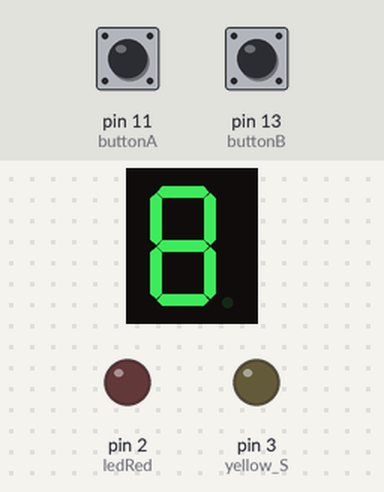
Bench run of a sketch on a simulated Arduino Uno, built with avr-gcc and run on an emulated ATmega328P. Parts: 1-digit seven-segment display, output pins drawn as LEDs (lit = HIGH). Wiring (inferred from the names in the program): 1-digit 7-segment display, segments lit when LOW: segments pin 8, pin 7, pin 4, pin 5, pin 6, pin 9, pin 10. The test bench sets the inputs (shaded band); at power-on: pin 11 (buttonA) HIGH, pin 13 (buttonB) HIGH. Random numbers use the default seed unless the sketch sets one; the segment pins are drawn as the display they are named for; pins used as bus, display or sensor lines are not drawn; what the sketch prints to the serial monitor is not drawn.

Above: at 1.2 s.
1.3 s: pin 11 (buttonA) pulled LOW for 0.15 s
At 1.7 s:
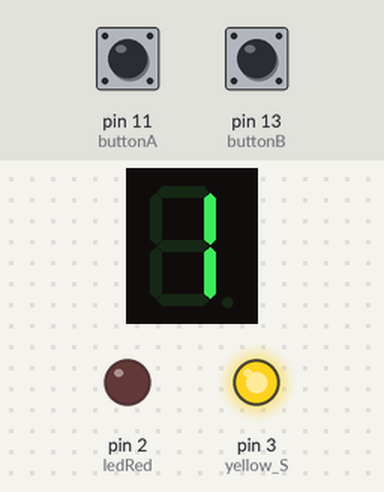
2.9 s: pin 13 (buttonB) pulled LOW for 0.15 s
At 4.2 s:
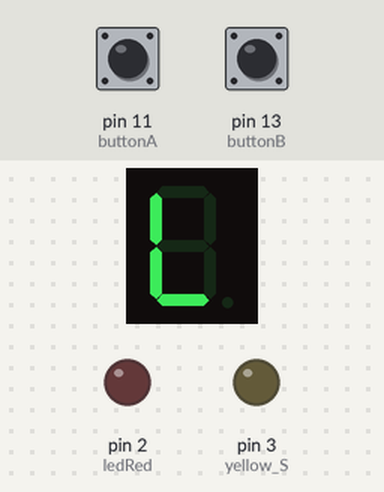
4.5 s: pin 11 (buttonA) pulled LOW for 1 s
At 6.6 s:
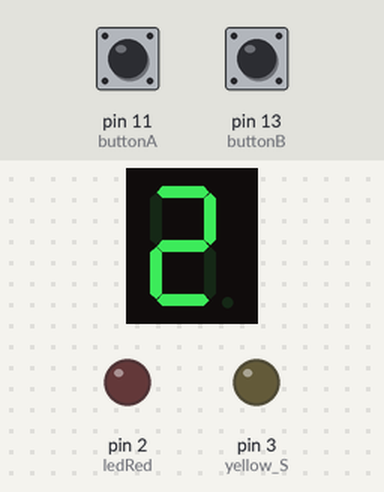
7.0 s: pin 11 (buttonA) pulled LOW for 0.15 s
At 8.3 s:
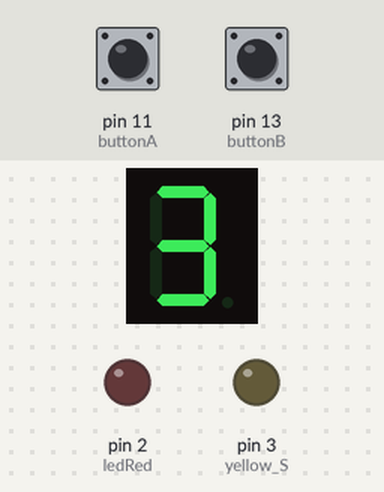
8.6 s: pin 11 (buttonA) pulled LOW for 3.2 s
At 12.7 s:
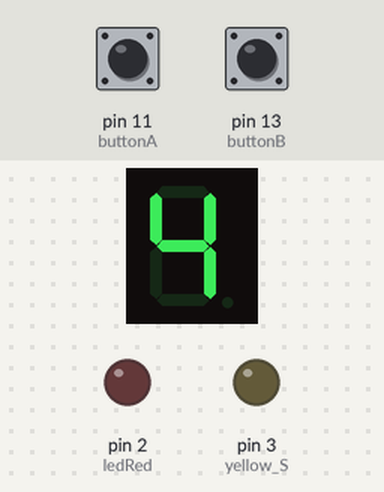
13.3 s: pin 11 (buttonA) pulled LOW for 0.15 s
At 14.5 s:
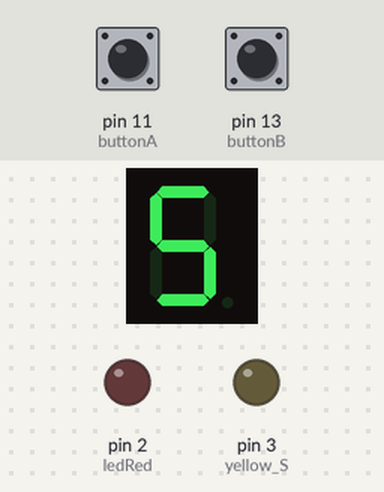
Timing chart, 0 to 15.9 s (numbered marks = the images above; inputs shaded):
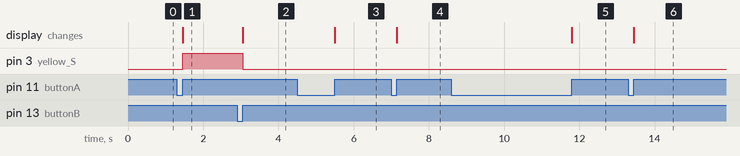

The sketch:

Assignment3.ino
```cpp
int number = 0;
byte bitpattern[9]= {0xF9, 0x24, 0x30, 0x19, 0x12, 0x02, 0x78, 0x00, 0x10};
const byte numpin = 8;
const int segmentpin[8] = {8, 7, 4, 5, 6, 9, 10, 3};

const int buttonA = 11;
const int buttonB = 13;

const int ledRed = 2;

byte bitpatternAlphabet[2] = {0x42, 0x47};

int randomnumber;

int lastbtA = LOW;
int currentbtA;
int lastbtB = LOW;
int currentbtB;
int segment;

unsigned long long btAtime = 0;
unsigned long long btBtime = 0;

void setup() {
  // put your setup code here, to run once:
  Serial.begin(19200);
  for(int i = 0; i< numpin;i++)
  {
    pinMode(segmentpin[i], OUTPUT);
  }
  pinMode(buttonA, INPUT_PULLUP);
  pinMode(buttonB, INPUT_PULLUP);
  pinMode(ledRed, OUTPUT);
  digitalWrite(ledRed, LOW);
  randomSeed(analogRead(A0));
  randomnumber = random(1,10);
}

void loop() {
  // put your main code here, to run repeatedly:
  btA();
  btB();
  Serial.println(randomnumber);
}

void btA()
{
  currentbtA = digitalRead(buttonA);
  if(currentbtA == HIGH && lastbtA == LOW && millis() - btAtime > 100)
  {
    btAtime = millis();
    boolean isbitset;
    number++;
    if(number >= 10)
    {
      number = 1;
    }
    for(segment = 0; segment < 8; segment++)
    {
      isbitset = bitRead(bitpattern[number-1], segment);
      digitalWrite(segmentpin[segment], isbitset);
    }
  }
  lastbtA = currentbtA;
}

void btB()
{
  currentbtB = digitalRead(buttonB);
  if(currentbtB == HIGH && lastbtB == LOW && millis() - btBtime > 100)
  {
    btBtime = millis();
    if(number > randomnumber)
    {
      boolean isbitset;
      for(segment = 0; segment < 8; segment++)
      {
        isbitset = bitRead(bitpatternAlphabet[0], segment);
        digitalWrite(segmentpin[segment], isbitset);
      }
    }
    if(number < randomnumber)
    {
      boolean isbitset;
      for(segment = 0; segment < 8; segment++)
      {
        isbitset = bitRead(bitpatternAlphabet[1], segment);
        digitalWrite(segmentpin[segment], isbitset);
      }
    }
    if(number == randomnumber)
    {
      for(int i=0;i<10;i++)
      {
        boolean isbitset;
        for(segment = 0;segment < 8;segment++)
        {
          isbitset = bitRead(bitpattern[i], segment);
          digitalWrite(segmentpin[segment], isbitset);
        }
        delay(50);
      }
      randomnumber = random(1,10);
      boolean isbitset;
      for(segment = 0;segment < 8;segment++)
      {
        isbitset = bitRead(bitpattern[number-1], segment);
        digitalWrite(segmentpin[segment], isbitset);
      }
    }
  }
  lastbtB = currentbtB;
}
```

FSM.cpp
```cpp
const int car_N = 7;
const int car_E = 6;
const int human = 5;


const int red_W = 13;
const int yellow_W = 12;
const int green_W = 11;


const int red_human = 10;
const int green_human = 9;


const int red_S = 4;
const int yellow_S = 3;
const int green_S = 2;

#define goW 0
#define waitW 1
#define goS 2
#define waitS 3
#define goH 4
#define waitHu1 5
#define waitHd1 6
#define waitHu2 7
#define waitHd2 8
#define waitHu3 9
#define waitHd3 10

struct State{
  unsigned long ST_Out;
  unsigned long Time;
  unsigned long Next[8]; //000 001 010 011 ---- 111
};

typedef const struct State SType;

SType FSM[11]={
  {B00110010,3000,{goW,waitW,waitW,waitW,goW,waitW,waitW,waitW}},
  {B01010010,500,{goS,goH,goS,goS,goS,goH,goS,goS}},
  {B10000110,3000,{goS,waitS,goS,waitS,waitS,waitS,waitS,waitS}},
  {B10001010,500,{goH,goH,goH,goH,goW,goH,goW,goH}},
  {B10010001,3000,{goH,goH,waitHu1,waitHu1,waitHu1,waitHu1,waitHu1,waitHu1}},
  {B10010011,100,{waitHd1,waitHd1,waitHd1,waitHd1,waitHd1,waitHd1,waitHd1,waitHd1}},
  {B10010001,100,{waitHu2,waitHu2,waitHu2,waitHu2,waitHu2,waitHu2,waitHu2,waitHu2}},
  {B10010011,100,{waitHd2,waitHd2,waitHd2,waitHd2,waitHd2,waitHd2,waitHd2,waitHd2}},
  {B10010001,100,{waitHu3,waitHu3,waitHu3,waitHu3,waitHu3,waitHu3,waitHu3,waitHu3}},
  {B10010011,100,{waitHd3,waitHd3,waitHd3,waitHd3,waitHd3,waitHd3,waitHd3,waitHd3}},
  {B10010001,100,{goW,goW,goS,goS,goW,goW,goW,goW}}
};

unsigned long S=0;

void setup() {
  // put your setup code here, to run once:
  Serial.begin(9600);
  pinMode(red_W,OUTPUT);
  pinMode(yellow_W,OUTPUT);
  pinMode(green_W,OUTPUT);
  pinMode(car_E,INPUT_PULLUP);

  pinMode(red_S,OUTPUT);
  pinMode(yellow_S,OUTPUT);
  pinMode(green_S,OUTPUT);
  pinMode(car_N,INPUT_PULLUP);

  pinMode(red_human,OUTPUT);
  pinMode(green_human,OUTPUT);
  pinMode(human,INPUT_PULLUP);
}
int input,input1,input2,input3;

void loop() {
  // put your main code here, to run repeatedly:
  digitalWrite(red_W,FSM[S].ST_Out & B10000000);
  digitalWrite(yellow_W,FSM[S].ST_Out & B01000000);
  digitalWrite(green_W,FSM[S].ST_Out & B00100000);

  digitalWrite(red_S,FSM[S].ST_Out & B00010000);
  digitalWrite(yellow_S,FSM[S].ST_Out & B00001000);
  digitalWrite(green_S,FSM[S].ST_Out & B00000100);

  digitalWrite(red_human,FSM[S].ST_Out & B00000010);
  digitalWrite(green_human,FSM[S].ST_Out & B00000001);

  delay(FSM[S].Time);

  input1 = digitalRead(car_E); //1
  input2 = digitalRead(car_N); //0
  input3 = digitalRead(human);//1

  input = (input1)*2+(input2)*4+(input3);
  S = FSM[S].Next[input];
  Serial.println(input);
}
```

Measured:
- after the input at 1.3 s, pin 3 (yellow_S): LOW → HIGH after 0.15 s; the display: changes after 0.15 s (image 1)
- after the input at 2.9 s, pin 3 (yellow_S): HIGH → LOW after 0.15 s; the display: changes after 0.15 s (image 2)
- after the input at 4.5 s, the display: changes after 1.0 s (image 3)
- after the input at 7.0 s, the display: changes after 0.15 s (image 4)
- after the input at 8.6 s, the display: changes after 3.2 s (image 5)
- after the input at 13.3 s, the display: changes after 0.15 s (image 6)
